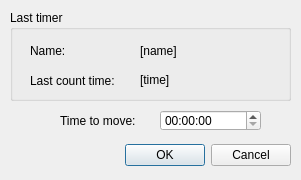
<?xml version="1.0" encoding="UTF-8"?>
<ui version="4.0">
 <class>ControlInheritTimeDialog</class>
 <widget class="QDialog" name="ControlInheritTimeDialog">
  <property name="geometry">
   <rect>
    <x>0</x>
    <y>0</y>
    <width>301</width>
    <height>180</height>
   </rect>
  </property>
  <property name="windowTitle">
   <string>Dialog</string>
  </property>
  <property name="locale">
   <locale language="English" country="UnitedStates"/>
  </property>
  <widget class="QDialogButtonBox" name="buttonBox">
   <property name="geometry">
    <rect>
     <x>100</x>
     <y>140</y>
     <width>191</width>
     <height>31</height>
    </rect>
   </property>
   <property name="orientation">
    <enum>Qt::Horizontal</enum>
   </property>
   <property name="standardButtons">
    <set>QDialogButtonBox::Cancel|QDialogButtonBox::Ok</set>
   </property>
  </widget>
  <widget class="QTimeEdit" name="moveTimeEdit">
   <property name="geometry">
    <rect>
     <x>160</x>
     <y>110</y>
     <width>101</width>
     <height>21</height>
    </rect>
   </property>
   <property name="displayFormat">
    <string>HH:mm:ss</string>
   </property>
  </widget>
  <widget class="QLabel" name="moveTimeEditLabel">
   <property name="geometry">
    <rect>
     <x>60</x>
     <y>110</y>
     <width>91</width>
     <height>21</height>
    </rect>
   </property>
   <property name="text">
    <string>Time to move:</string>
   </property>
  </widget>
  <widget class="QGroupBox" name="lastTimerGroupBox">
   <property name="geometry">
    <rect>
     <x>10</x>
     <y>10</y>
     <width>281</width>
     <height>91</height>
    </rect>
   </property>
   <property name="title">
    <string>Last timer</string>
   </property>
   <widget class="QLabel" name="lastTimerNameLabel">
    <property name="geometry">
     <rect>
      <x>20</x>
      <y>30</y>
      <width>51</width>
      <height>21</height>
     </rect>
    </property>
    <property name="text">
     <string>Name:</string>
    </property>
   </widget>
   <widget class="QLabel" name="lastTimerTimeLabel">
    <property name="geometry">
     <rect>
      <x>20</x>
      <y>60</y>
      <width>111</width>
      <height>21</height>
     </rect>
    </property>
    <property name="text">
     <string>Last count time:</string>
    </property>
   </widget>
   <widget class="QLabel" name="lastTimerNameValue">
    <property name="geometry">
     <rect>
      <x>130</x>
      <y>30</y>
      <width>141</width>
      <height>21</height>
     </rect>
    </property>
    <property name="text">
     <string>[name]</string>
    </property>
   </widget>
   <widget class="QLabel" name="lastTimerTimeValue">
    <property name="geometry">
     <rect>
      <x>130</x>
      <y>60</y>
      <width>141</width>
      <height>20</height>
     </rect>
    </property>
    <property name="text">
     <string>[time]</string>
    </property>
   </widget>
  </widget>
 </widget>
 <resources/>
 <connections>
  <connection>
   <sender>buttonBox</sender>
   <signal>accepted()</signal>
   <receiver>ControlInheritTimeDialog</receiver>
   <slot>accept()</slot>
   <hints>
    <hint type="sourcelabel">
     <x>248</x>
     <y>254</y>
    </hint>
    <hint type="destinationlabel">
     <x>157</x>
     <y>274</y>
    </hint>
   </hints>
  </connection>
  <connection>
   <sender>buttonBox</sender>
   <signal>rejected()</signal>
   <receiver>ControlInheritTimeDialog</receiver>
   <slot>reject()</slot>
   <hints>
    <hint type="sourcelabel">
     <x>316</x>
     <y>260</y>
    </hint>
    <hint type="destinationlabel">
     <x>286</x>
     <y>274</y>
    </hint>
   </hints>
  </connection>
 </connections>
</ui>
